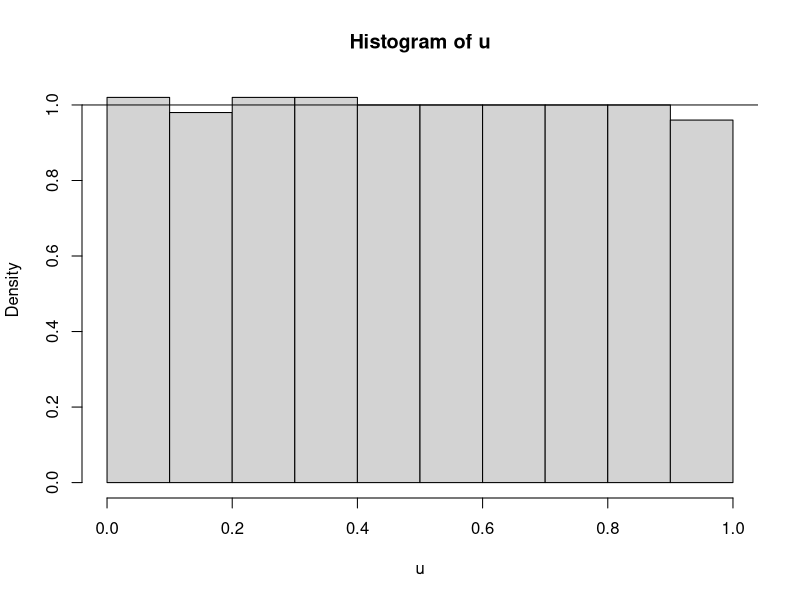
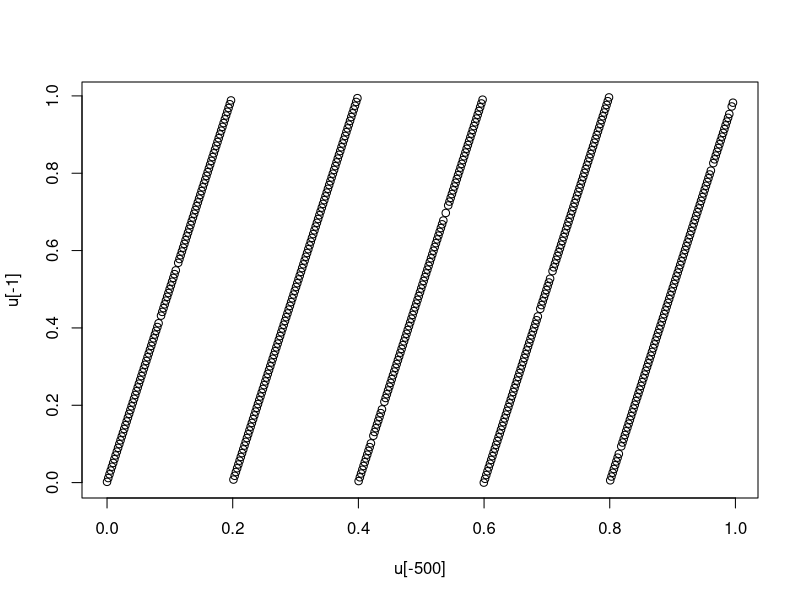

Here is the R script that generated these plots, in order: (Note: this script raises an error after producing the figures.)
#' ---
#' title: Simulación
#' author: David
#' pdf_document
#' ---
#' 
set.seed(1)
runif(n=5) #' Genera 5 números aleatorios entre 0 y 1
runif(n=5 , min=1, max=10)

rnorm(n=5, mean=0, sd=1) #' Menos utilizada

#' # 3.3. Método congruencial
#' 
gcl = function(n, a=0, b=7^5, m=2^31-1, seed=12345){
  x = seed
  u = rep(0, n)
  for( i in 1:n){
    x = (a + b*x) %% m
    u[i] = x/m
  }
  return (u)
}
gcl(500)
#' 3.3.2
#' 
u = gcl(500, 1, 5, 512)
hist(u, freq=FALSE) #' Función densidad
abline(h=1) #' Densidad teórica
#'
#' 3.3.4
#' Esperanza = (b-a)/2 = 0.5
mean(u)
#'
#' P(0,4:0,8) = b - a = 0,4
mean((u > 0.4) & ( u < 0.8))
#'
#' 3.3.6
plot(u[-500], u[-1])
a = a[-1] # Elimina el primer elemento
#' 
#' 3.3.7
#' 
u = gcl(n=500)
plot(u[-500], u[-1])
#' 
#' 
#' 
#' 
#EJERCICIO 3.6
#' 
moneda = c(cara=0, cruz=1)
n = 10000
x = sample(moneda, n, replace=TRUE, prob = c(0.5, 0.5))
mean(x)


y = runif(n, 0, 1)
x = y<0.5
mean(x)


#EJERCICIO 3.7

n=100000
x1 = rbinom(n, size=1, prob=0.8)
x2 = rbinom(n, size=1, prob=0.9)
x3 = rbinom(n, size=1, prob=0.6)
x4 = rbinom(n, size=1, prob=0.5)
x5 = rbinom(n, size=1, prob=0.7)

z1 = x1|x2
z2 = x3|x4

mean(x5 & (z1 | z2))

#' 
# EJERCICIO 3.8
tirada = c(1:6)
dado = function(n=4){
  u = sample(tirada, n, replace=TRUE)
  return(6%in%u)
}

n=10000
mean(replicate(n, dado()))







